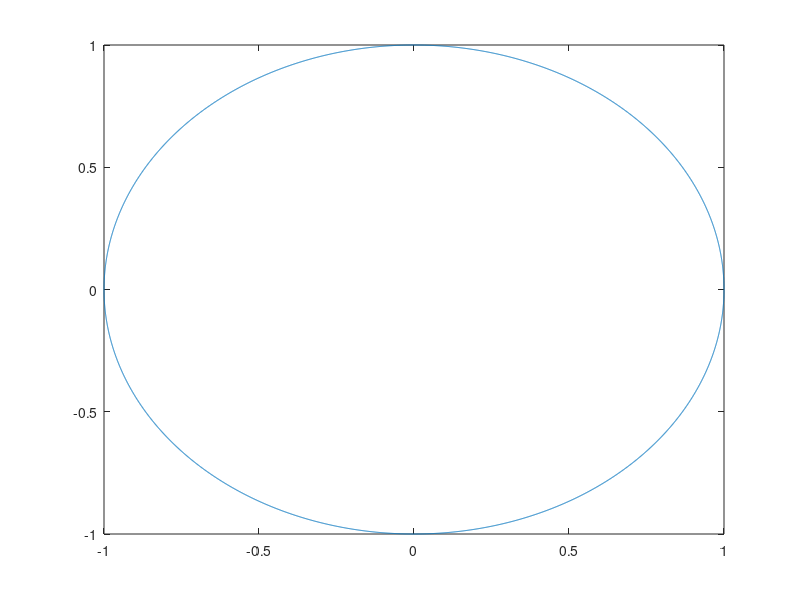
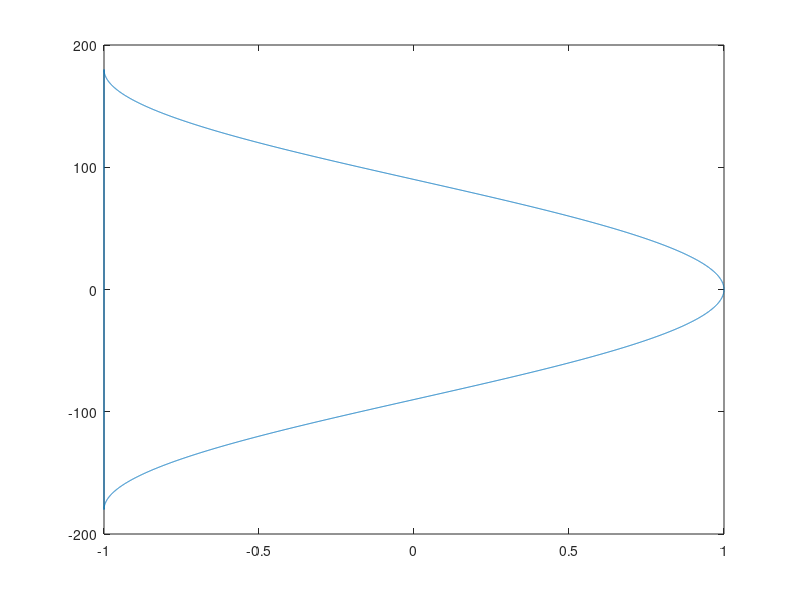

Write the MATLAB code that produced these figures, in order.
clear
close all
clc
rad2deg = 180/pi;
r = 1;
i = 1;
for theta = 0:.001:2*pi
    x(i) = r*cos(theta);
    y(i) = r*sin(theta);
    i = i +1;
end
plot(x,y)
figure
plot(x,atan2(y,x)*rad2deg)

atan2(1,1)*rad2deg
atan2(1,-1)*rad2deg
atan2(-1,-1)*rad2deg
atan2(-1,1)*rad2deg
